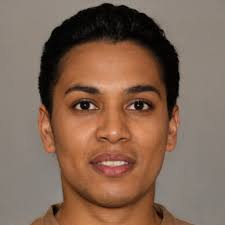
#> input picture swap1.jpg, 225 x 225 px
$ jupyter execute Task4.2_Swapping_images.ipynb
#> lines starting #> are read from the running program, lines starting #| are printed output that depends on the picture
[cell 1]
import cv2 as cv
import numpy as np
p1 = cv.imread("swap1.jpg")
#> p1 is the input picture: shape (225, 225, 3); mean B, G, R 85.9, 103, 130.7
p2 = cv.imread("swap2.jpg")
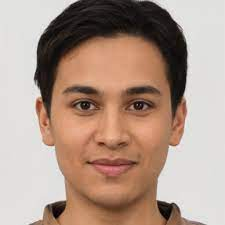
#> input picture swap2.jpg, 225 x 225 px
#> p2 is the input picture: shape (225, 225, 3); mean B, G, R 137.6, 151.2, 175.5

[cell 2]
p1.shape
p2.shape
#> Out = (225, 225, 3)

[cell 3]
mind = cv.CascadeClassifier('haarcascade_frontalface_default.xml')
mind

[cell 4]
face1 = mind.detectMultiScale(p1)
#> face1 = [[42, 51, 142, 142]]
face1
len(face1)
#> Out = 1

[cell 5]
face2 = mind.detectMultiScale(p2)
#> face2 = [[32, 40, 159, 159]]
face2
len(face2)
#> Out = 1

[cell 6]
cp1 = p1[30:290,30:230]
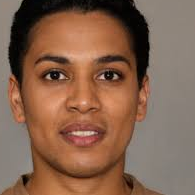
#> cp1: shape (195, 195, 3); mean B, G, R 79, 99.2, 133.3
cp2 = p2[35:220,30:250]
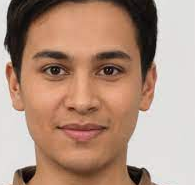
#> cp2: shape (185, 195, 3); mean B, G, R 127.9, 145.7, 177.5

[cell 7]
image1 = p1
image2 = p2

[cell 8]
i=0
while i<=150:
    j=0
    while j<=150:
        image1[30+i][40+j] = cp2[i][j]
        j=j+1

    i=i+1
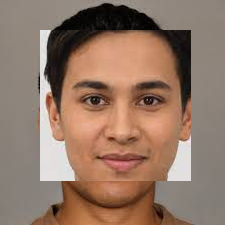
#> image1: shape (225, 225, 3); mean B, G, R 102.6, 119.5, 147
#> after the loop, i = 151


cv.imshow('hi', image1)
cv.waitKey()
cv.destroyAllWindows()

[cell 9]
i=0
while i<=160:
    j=0
    while j<=160:
        image2[35+i][30+j] = cp1[i][j]
        j=j+1

    i=i+1
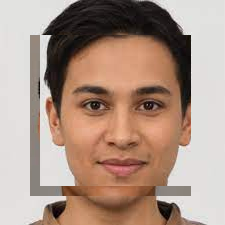
#> image2: shape (225, 225, 3); mean B, G, R 134.5, 148.3, 172.9
#> after the loop, i = 161


cv.imshow('hello', image2)
cv.waitKey()
cv.destroyAllWindows()
